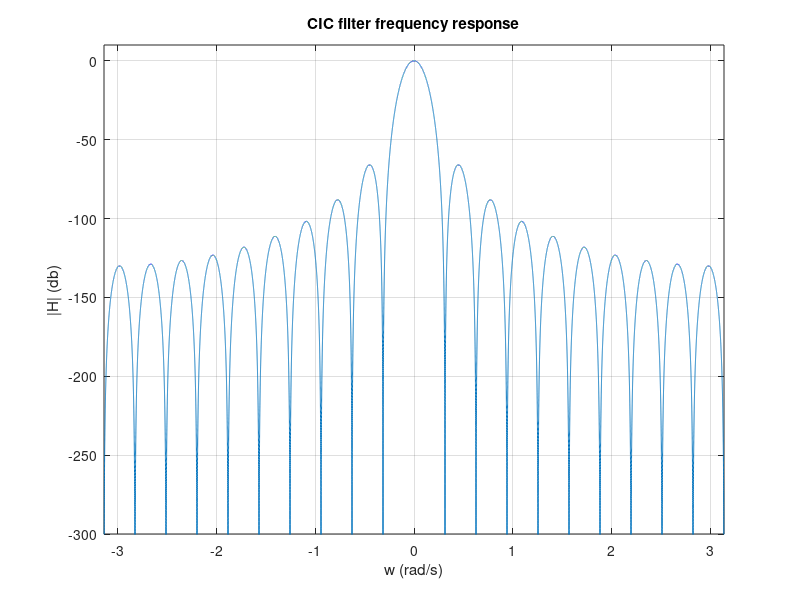

The MATLAB source for this figure:
clear all
close all
clc

% CIC frequency domain example

R = 20; % Decimation ratio
M = 1;  % Samples comb stage
N = 5; % Number of stages

w = -pi:1e-4:pi;

z = e.^(1j * w);

% CIC filter frequency response

H = (1/R * (1 - z .^ (-R*M)) ./ (1 - z .^ (-1))) .^ N;


% Plot CIC filter frequency response

Hdb = 20 * log10(abs(H));

figure
plot(w,Hdb)
title('CIC filter frequency response')
axis([min(w) max(w) -300 10])
xlabel('w (rad/s)')
ylabel('|H| (db)')
grid on
